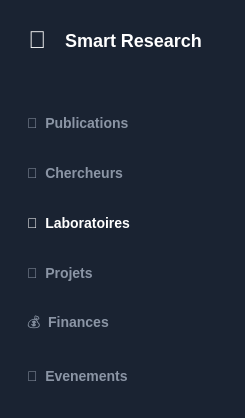
    <widget class="QFrame" name="sidebarFrame">
     <property name="minimumSize">
      <size>
       <width>245</width>
       <height>0</height>
      </size>
     </property>
     <property name="maximumSize">
      <size>
       <width>245</width>
       <height>16777215</height>
      </size>
     </property>
     <property name="styleSheet">
      <string notr="true">background-color: #1a2332;</string>
     </property>
     <property name="frameShape">
      <enum>QFrame::Shape::NoFrame</enum>
     </property>
     <layout class="QVBoxLayout" name="verticalLayoutSidebar">
      <property name="spacing">
       <number>0</number>
      </property>
      <property name="leftMargin">
       <number>0</number>
      </property>
      <property name="topMargin">
       <number>0</number>
      </property>
      <property name="rightMargin">
       <number>0</number>
      </property>
      <property name="bottomMargin">
       <number>0</number>
      </property>
      <item>
       <widget class="QFrame" name="logoFrame">
        <property name="minimumSize">
         <size>
          <width>0</width>
          <height>80</height>
         </size>
        </property>
        <property name="maximumSize">
         <size>
          <width>16777215</width>
          <height>80</height>
         </size>
        </property>
        <property name="styleSheet">
         <string notr="true">background-color: transparent;</string>
        </property>
        <property name="frameShape">
         <enum>QFrame::Shape::NoFrame</enum>
        </property>
        <layout class="QHBoxLayout" name="horizontalLayoutLogo">
         <property name="spacing">
          <number>10</number>
         </property>
         <property name="leftMargin">
          <number>20</number>
         </property>
         <property name="topMargin">
          <number>20</number>
         </property>
         <property name="rightMargin">
          <number>20</number>
         </property>
         <property name="bottomMargin">
          <number>20</number>
         </property>
         <item>
          <widget class="QLabel" name="logoIcon">
           <property name="minimumSize">
            <size>
             <width>35</width>
             <height>35</height>
            </size>
           </property>
           <property name="maximumSize">
            <size>
             <width>35</width>
             <height>35</height>
            </size>
           </property>
           <property name="styleSheet">
            <string notr="true">color: white;
font-size: 24px;
background: transparent;</string>
           </property>
           <property name="text">
            <string>🔬</string>
           </property>
           <property name="alignment">
            <set>Qt::AlignmentFlag::AlignCenter</set>
           </property>
          </widget>
         </item>
         <item>
          <widget class="QLabel" name="logoLabel">
           <property name="styleSheet">
            <string notr="true">color: white;
font-size: 18px;
font-weight: 700;
background: transparent;</string>
           </property>
           <property name="text">
            <string>Smart Research</string>
           </property>
          </widget>
         </item>
        </layout>
       </widget>
      </item>
      <item>
       <layout class="QVBoxLayout" name="verticalLayoutNav">
        <property name="spacing">
         <number>5</number>
        </property>
        <property name="leftMargin">
         <number>12</number>
        </property>
        <property name="topMargin">
         <number>20</number>
        </property>
        <property name="rightMargin">
         <number>12</number>
        </property>
        <property name="bottomMargin">
         <number>20</number>
        </property>
        <item>
         <widget class="QPushButton" name="btnPublications">
          <property name="minimumSize">
           <size>
            <width>0</width>
            <height>45</height>
           </size>
          </property>
          <property name="cursor">
           <cursorShape>PointingHandCursor</cursorShape>
          </property>
          <property name="styleSheet">
           <string notr="true">QPushButton {
    background-color: transparent;
    color: #8b95a5;
    border: none;
    border-radius: 8px;
    padding: 12px 15px;
    font-size: 14px;
    font-weight: 500;
    text-align: left;
}
QPushButton:hover {
    background-color: #2a3441;
    color: white;
}</string>
          </property>
          <property name="text">
           <string>📄  Publications</string>
          </property>
          <property name="checkable">
           <bool>true</bool>
          </property>
          <property name="autoExclusive">
           <bool>true</bool>
          </property>
         </widget>
        </item>
        <item>
         <widget class="QPushButton" name="btnChercheurs">
          <property name="minimumSize">
           <size>
            <width>0</width>
            <height>45</height>
           </size>
          </property>
          <property name="cursor">
           <cursorShape>PointingHandCursor</cursorShape>
          </property>
          <property name="styleSheet">
           <string notr="true">QPushButton {
    background-color: transparent;
    color: #8b95a5;
    border: none;
    border-radius: 8px;
    padding: 12px 15px;
    font-size: 14px;
    font-weight: 500;
    text-align: left;
}
QPushButton:hover {
    background-color: #2a3441;
    color: white;
}</string>
          </property>
          <property name="text">
           <string>👥  Chercheurs</string>
          </property>
          <property name="checkable">
           <bool>true</bool>
          </property>
          <property name="autoExclusive">
           <bool>true</bool>
          </property>
         </widget>
        </item>
        <item>
         <widget class="QPushButton" name="btnLaboratoires">
          <property name="minimumSize">
           <size>
            <width>0</width>
            <height>45</height>
           </size>
          </property>
          <property name="cursor">
           <cursorShape>PointingHandCursor</cursorShape>
          </property>
          <property name="styleSheet">
           <string notr="true">QPushButton {
    background: qlineargradient(x1:0, y1:0, x2:1, y2:0,
        stop:0 #3b9cff, stop:1 #2dd4bf);
    color: white;
    border: none;
    border-radius: 8px;
    padding: 12px 15px;
    font-size: 14px;
    font-weight: 600;
    text-align: left;
}
QPushButton:hover {
    background: qlineargradient(x1:0, y1:0, x2:1, y2:0,
        stop:0 #2b8cef, stop:1 #1dc4af);
}</string>
          </property>
          <property name="text">
           <string>🧪  Laboratoires</string>
          </property>
          <property name="checkable">
           <bool>true</bool>
          </property>
          <property name="checked">
           <bool>true</bool>
          </property>
          <property name="autoExclusive">
           <bool>true</bool>
          </property>
         </widget>
        </item>
        <item>
         <widget class="QPushButton" name="btnProjets">
          <property name="minimumSize">
           <size>
            <width>0</width>
            <height>45</height>
           </size>
          </property>
          <property name="cursor">
           <cursorShape>PointingHandCursor</cursorShape>
          </property>
          <property name="styleSheet">
           <string notr="true">QPushButton {
    background-color: transparent;
    color: #8b95a5;
    border: none;
    border-radius: 8px;
    padding: 12px 15px;
    font-size: 14px;
    font-weight: 500;
    text-align: left;
}
QPushButton:hover {
    background-color: #2a3441;
    color: white;
}</string>
          </property>
          <property name="text">
           <string>📁  Projets</string>
          </property>
          <property name="checkable">
           <bool>true</bool>
          </property>
          <property name="autoExclusive">
           <bool>true</bool>
          </property>
         </widget>
        </item>
        <item>
         <widget class="QPushButton" name="btnFinances">
          <property name="minimumSize">
           <size>
            <width>0</width>
            <height>45</height>
           </size>
          </property>
          <property name="cursor">
           <cursorShape>PointingHandCursor</cursorShape>
          </property>
          <property name="styleSheet">
           <string notr="true">QPushButton {
    background-color: transparent;
    color: #8b95a5;
    border: none;
    border-radius: 8px;
    padding: 12px 15px;
    font-size: 14px;
    font-weight: 500;
    text-align: left;
}
QPushButton:hover {
    background-color: #2a3441;
    color: white;
}</string>
          </property>
          <property name="text">
           <string>💰  Finances</string>
          </property>
          <property name="checkable">
           <bool>true</bool>
          </property>
          <property name="autoExclusive">
           <bool>true</bool>
          </property>
         </widget>
        </item>
        <item>
         <widget class="QPushButton" name="btnEvenements">
          <property name="minimumSize">
           <size>
            <width>0</width>
            <height>45</height>
           </size>
          </property>
          <property name="cursor">
           <cursorShape>PointingHandCursor</cursorShape>
          </property>
          <property name="styleSheet">
           <string notr="true">QPushButton {
    background-color: transparent;
    color: #8b95a5;
    border: none;
    border-radius: 8px;
    padding: 12px 15px;
    font-size: 14px;
    font-weight: 500;
    text-align: left;
}
QPushButton:hover {
    background-color: #2a3441;
    color: white;
}</string>
          </property>
          <property name="text">
           <string>📅  Evenements</string>
          </property>
          <property name="checkable">
           <bool>true</bool>
          </property>
          <property name="autoExclusive">
           <bool>true</bool>
          </property>
         </widget>
        </item>
        <item>
         <spacer name="verticalSpacerSidebar">
          <property name="orientation">
           <enum>Qt::Orientation::Vertical</enum>
          </property>
          <property name="sizeHint" stdset="0">
           <size>
            <width>0</width>
            <height>0</height>
           </size>
          </property>
         </spacer>
        </item>
       </layout>
      </item>
     </layout>
    </widget>
